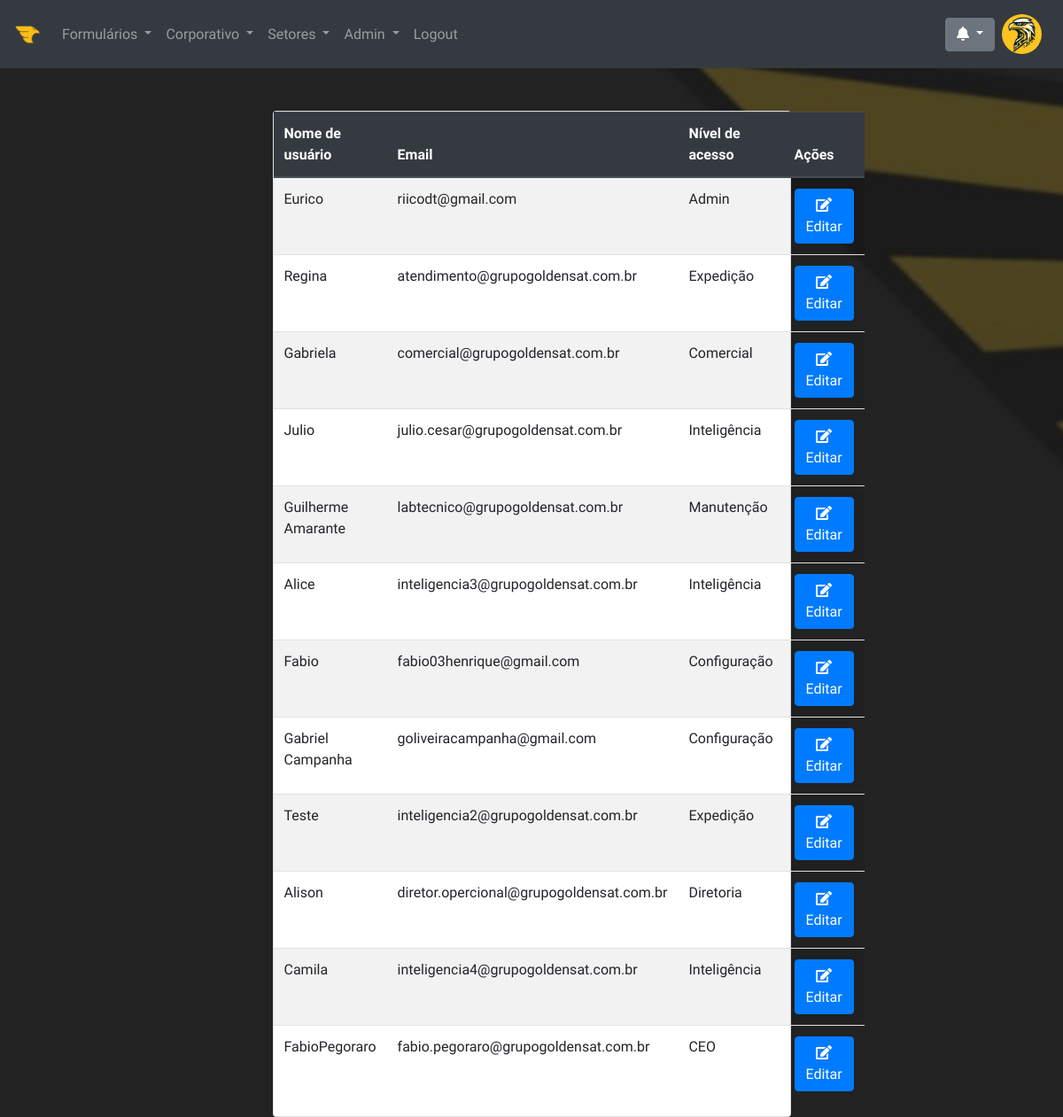
/admin/users (signed in), run on an earlier commit of the app's database.
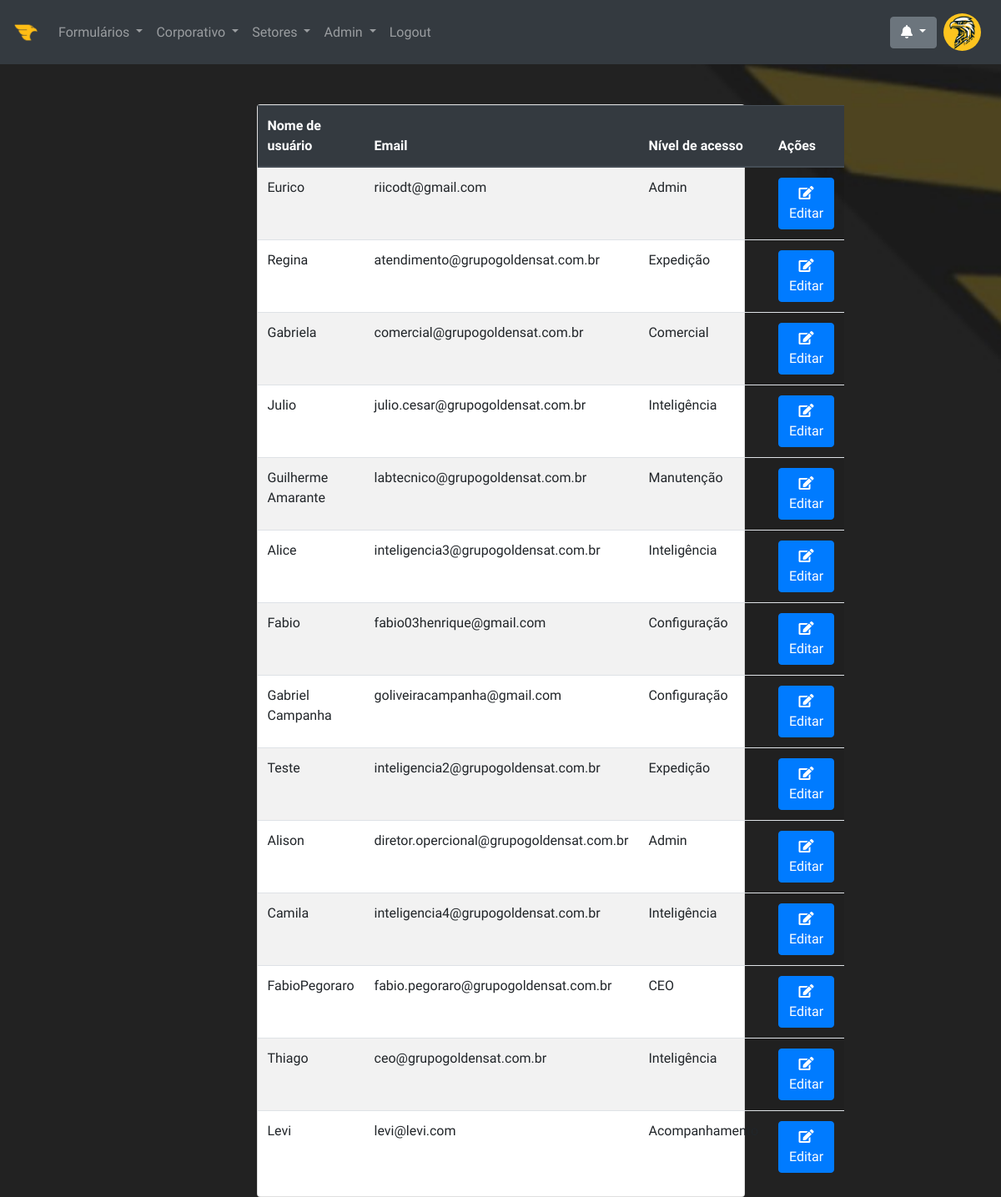
And on a later commit of the database.
### models.py (models this page shows, shortened)
class User(UserMixin, db.Model):
    __tablename__ = 'users'
    id = db.Column(db.Integer, primary_key=True)
    username = db.Column(db.String(100), unique=True, nullable=False)
    email = db.Column(db.String(100), unique=True, nullable=False)
    password_hash = db.Column(db.String(128), nullable=False)
    profile_picture = db.Column(db.String(100), default='/img/logo-golden.png')
    additional_info = db.Column(db.Text)
    access_level = db.Column(db.String(20), default='User')
    unread_notifications = db.Column(db.Integer, default=0)  # Contador de notificações não lidas

### routes.py (the view)
@app.route('/admin/users', methods=['GET'])
@login_required
@check_permissions(['Admin', 'Inteligência'])
def users():
    users = User.query.all()
    return render_template('users.html', users=users)

### app.py (called while the page is built)
@login_manager.user_loader
def load_user(user_id):
    return User.query.get(int(user_id))

### routes.py (called while the page is built)
def check_permissions(access_level):
    def decorator(func):
        @wraps(func)
        def wrapper(*args, **kwargs):
            if current_user.is_authenticated and current_user.access_level in access_level:
                return func(*args, **kwargs)
            else:
                flash('Você não tem permissão para acessar esta página.', 'danger')
                return redirect(url_for('index'))
        return wrapper
    return decorator

### templates/users.html
{% extends "base.html" %}
{% block content %}
<div class="row justify-content-center">
    <div class="col-md-6">
        <div class="card">
            <table class="table table-striped table-hover">
                <thead class="thead-dark">
                    <tr>
                        <th scope="col">Nome de usuário</th>
                        <th scope="col">Email</th>
                        <th scope="col">Nível de acesso</th>
                        <th scope="col">Ações</th>
                    </tr>
                </thead>
                <tbody>
                    {% for user in users %}
                    <tr>
                        <td>{{ user.username }}</td>
                        <td>{{ user.email }}</td>
                        <td>{{ user.access_level }}</td>
                        <td>
                            <a href="{{ url_for('edit_user', id=user.id) }}" class="btn btn-primary">
                                <i class="fas fa-edit"></i> Editar
                            </a>
                        </td>
                    </tr>
                    {% endfor %}
                </tbody>
            </table>
        </div>
    </div>
</div>
{% endblock %}

### templates/base.html (shortened to what this page needs)
<!DOCTYPE html>
<html lang="en">
<head>
    <link rel="stylesheet" href="https://stackpath.bootstrapcdn.com/bootstrap/4.5.2/css/bootstrap.min.css">
    <link rel="stylesheet" href="https://cdnjs.cloudflare.com/ajax/libs/font-awesome/5.15.1/css/all.min.css">
    <link rel="stylesheet" href="https://cdnjs.cloudflare.com/ajax/libs/animate.css/4.1.1/animate.min.css"/>
    <link rel="stylesheet" href="{{ url_for('static', filename='css/style.css') }}">
</head>
<body>
    <nav class="navbar navbar-expand-lg navbar-dark bg-dark">
        <a class="navbar-brand" href="{{ url_for('index') }}">
            <img src="{{ url_for('static', filename='img/logo-int.png') }}" alt="InteGS" height="30">
        </a>
        <div class="collapse navbar-collapse" id="navbarNav">
            <ul class="navbar-nav mr-auto">
                {% if current_user.is_authenticated %}
                {% if current_user.access_level in ['Admin', 'Manutenção', 'Comercial', 'Inteligência', 'Expedição'] %}
                <li class="nav-item dropdown">
                    <a class="nav-link dropdown-toggle" href="#" id="formsDropdown" role="button" data-toggle="dropdown" aria-haspopup="true" aria-expanded="false">
                        Formulários
                    </a>
                </li>
                {% endif %}
                {% if current_user.access_level in ['Admin', 'Diretoria', 'CEO', 'Inteligência'] %}
                <li class="nav-item dropdown">
                    <a class="nav-link dropdown-toggle" href="#" id="corporateDropdown" role="button" data-toggle="dropdown" aria-haspopup="true" aria-expanded="false">
                        Corporativo
                    </a>
                </li>
                {% endif %}
                {% if current_user.access_level in ['Admin', 'Manutenção', 'Comercial', 'Inteligência', 'CEO', 'Diretoria', 'Expedição', 'Configuração'] %}
                <li class="nav-item dropdown">
                    <a class="nav-link dropdown-toggle" href="#" id="sectorsDropdown" role="button" data-toggle="dropdown" aria-haspopup="true" aria-expanded="false">
                        Setores
                    </a>
                </li>
                {% endif %}
                {% if current_user.access_level in ['Admin','Inteligência'] %}
                <li class="nav-item dropdown">
                    <a class="nav-link dropdown-toggle" href="#" id="sectorsDropdown" role="button" data-toggle="dropdown" aria-haspopup="true" aria-expanded="false">
                        Admin
                    </a>
                </li>
                {% endif %}
                <li class="nav-item">
                    <a class="nav-link" href="{{ url_for('logout') }}">Logout</a>
                </li>
                {% endif %}
            </ul>
            <div class="dropdown">
                <button class="btn btn-secondary dropdown-toggle" type="button" id="dropdownMenuButton" data-toggle="dropdown" aria-haspopup="true" aria-expanded="false">
                    <i class="fas fa-bell"></i>
                </button>
            </div>
            <ul class="navbar-nav">
                <li class="nav-item">
                    {% if current_user.is_authenticated %}
                    <a class="nav-link" href="{{ url_for('profile') }}">
                        <img src="{{ url_for('static', filename='img/' + current_user.profile_picture) }}" class="rounded-circle profile-icon" style="width: 45px; height: 45px;" alt="Foto do perfil">
                    </a>
                    {% endif %}
                </li>
            </ul>
        </div>
    </nav>
    {% block content %}{% endblock %}
</body>
</html>

What changed in the data, as far as the page shows it:
changed User "Alison": access_level "Diretoria" → "Admin"
added User: username "Thiago", email "ceo@grupogoldensat.com.br", access_level "Inteligência"
added User: username "Levi", email "levi@levi.com", access_level "Acompanhamento"
